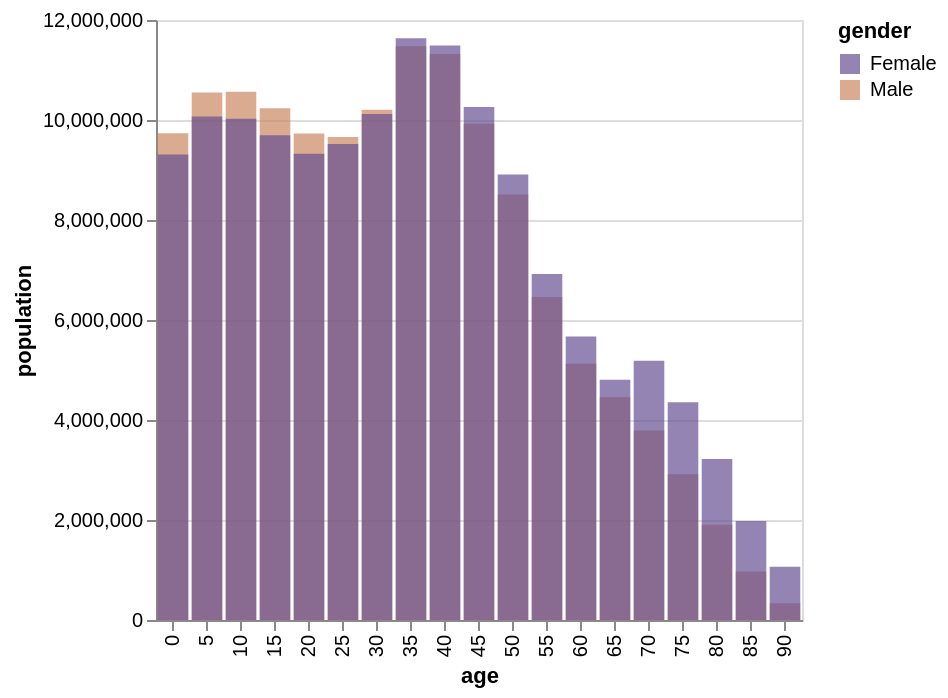

Write a Vega-Lite specification for this figure.
### Vega-Lite specification from a JSON file in a GitHub repository (floating-point values rounded to 4 significant figures; data arrays with more than 128 entries replaced by an {"elided": "..."} marker saying what was removed)
{"$schema": "https://vega.github.io/schema/vega-lite/v4.json", "description": "A bar chart showing the US population distribution of age groups and gender in 2000.", "data": {"values": {"elided": "570 records"}}, "transform": [{"filter": "datum.year == 2000"}, {"calculate": "datum.sex == 2 ? 'Female' : 'Male'", "as": "gender"}], "width": {"step": 17}, "mark": "bar", "encoding": {"x": {"field": "age", "type": "ordinal"}, "y": {"aggregate": "sum", "field": "people", "title": "population", "stack": null}, "color": {"field": "gender", "scale": {"range": ["#675193", "#ca8861"]}}, "opacity": {"value": 0.7}}}
